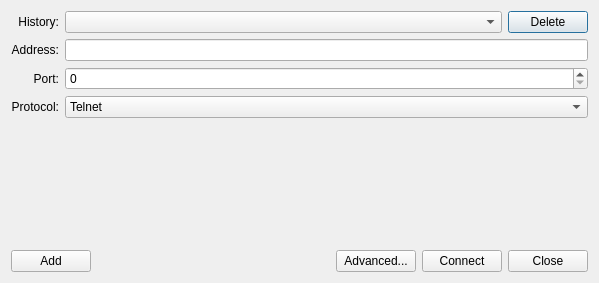
<?xml version="1.0" encoding="UTF-8"?>
<ui version="4.0">
 <class>quickDialog</class>
 <widget class="QDialog" name="quickDialog">
  <property name="geometry">
   <rect>
    <x>0</x>
    <y>0</y>
    <width>599</width>
    <height>283</height>
   </rect>
  </property>
  <property name="windowTitle">
   <string>Quick Login</string>
  </property>
  <layout class="QVBoxLayout" name="verticalLayout">
   <item>
    <layout class="QGridLayout" name="gridLayout" columnstretch="5,90,5">
     <item row="0" column="0">
      <widget class="QLabel" name="TextLabel4">
       <property name="frameShape">
        <enum>QFrame::NoFrame</enum>
       </property>
       <property name="frameShadow">
        <enum>QFrame::Plain</enum>
       </property>
       <property name="text">
        <string>History:</string>
       </property>
       <property name="alignment">
        <set>Qt::AlignRight|Qt::AlignTrailing|Qt::AlignVCenter</set>
       </property>
       <property name="buddy">
        <cstring>historyComboBox</cstring>
       </property>
      </widget>
     </item>
     <item row="0" column="1">
      <widget class="QComboBox" name="historyComboBox"/>
     </item>
     <item row="0" column="2">
      <widget class="QPushButton" name="deletePushButton">
       <property name="text">
        <string>Delete</string>
       </property>
      </widget>
     </item>
     <item row="1" column="0">
      <widget class="QLabel" name="TextLabel5">
       <property name="text">
        <string>Address:</string>
       </property>
       <property name="alignment">
        <set>Qt::AlignRight|Qt::AlignTrailing|Qt::AlignVCenter</set>
       </property>
       <property name="buddy">
        <cstring>addrLineEdit</cstring>
       </property>
      </widget>
     </item>
     <item row="1" column="1" colspan="2">
      <widget class="QLineEdit" name="addrLineEdit"/>
     </item>
     <item row="2" column="0">
      <widget class="QLabel" name="TextLabel6">
       <property name="text">
        <string>Port:</string>
       </property>
       <property name="alignment">
        <set>Qt::AlignRight|Qt::AlignTrailing|Qt::AlignVCenter</set>
       </property>
       <property name="buddy">
        <cstring>portSpinBox</cstring>
       </property>
      </widget>
     </item>
     <item row="2" column="1" colspan="2">
      <widget class="QSpinBox" name="portSpinBox">
       <property name="maximum">
        <number>65535</number>
       </property>
      </widget>
     </item>
     <item row="3" column="0">
      <widget class="QLabel" name="TextLabel6_2">
       <property name="text">
        <string>Protocol:</string>
       </property>
       <property name="alignment">
        <set>Qt::AlignRight|Qt::AlignTrailing|Qt::AlignVCenter</set>
       </property>
       <property name="buddy">
        <cstring>protocolComboBox</cstring>
       </property>
      </widget>
     </item>
     <item row="3" column="1" colspan="2">
      <widget class="QComboBox" name="protocolComboBox">
       <item>
        <property name="text">
         <string>Telnet</string>
        </property>
       </item>
       <item>
        <property name="text">
         <string>SSH</string>
        </property>
       </item>
      </widget>
     </item>
    </layout>
   </item>
   <item>
    <spacer name="verticalSpacer">
     <property name="orientation">
      <enum>Qt::Vertical</enum>
     </property>
     <property name="sizeHint" stdset="0">
      <size>
       <width>20</width>
       <height>30</height>
      </size>
     </property>
    </spacer>
   </item>
   <item>
    <layout class="QHBoxLayout" name="horizontalLayout">
     <item>
      <widget class="QPushButton" name="addPushButton">
       <property name="text">
        <string>Add</string>
       </property>
      </widget>
     </item>
     <item>
      <spacer name="horizontalSpacer">
       <property name="orientation">
        <enum>Qt::Horizontal</enum>
       </property>
       <property name="sizeHint" stdset="0">
        <size>
         <width>40</width>
         <height>20</height>
        </size>
       </property>
      </spacer>
     </item>
     <item>
      <widget class="QPushButton" name="advPushButton">
       <property name="text">
        <string>Advanced...</string>
       </property>
      </widget>
     </item>
     <item>
      <widget class="QPushButton" name="connectPushButton">
       <property name="text">
        <string>Connect</string>
       </property>
      </widget>
     </item>
     <item>
      <widget class="QPushButton" name="closePushButton">
       <property name="text">
        <string>Close</string>
       </property>
      </widget>
     </item>
    </layout>
   </item>
  </layout>
 </widget>
 <layoutdefault spacing="6" margin="11"/>
 <tabstops>
  <tabstop>historyComboBox</tabstop>
  <tabstop>deletePushButton</tabstop>
  <tabstop>addrLineEdit</tabstop>
  <tabstop>portSpinBox</tabstop>
  <tabstop>protocolComboBox</tabstop>
  <tabstop>connectPushButton</tabstop>
  <tabstop>closePushButton</tabstop>
  <tabstop>addPushButton</tabstop>
  <tabstop>advPushButton</tabstop>
 </tabstops>
 <resources/>
 <connections/>
</ui>
